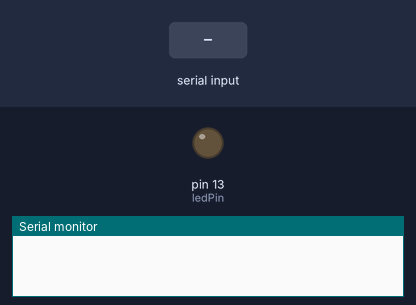
A sketch run on a simulated Arduino Uno, built with avr-gcc and run on an emulated ATmega328P. Parts: output pins drawn as LEDs (lit = HIGH), the last lines printed to the serial monitor. Dashed ring = blinking. The test bench sets the inputs (shaded band).

Above: at 1.2 s.
1.3 s: "TF" received over Serial
At 2.7 s:
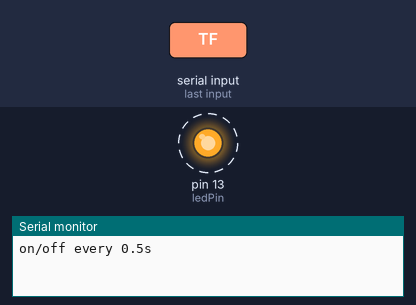
4.3 s: "TO" received over Serial
At 4.8 s:
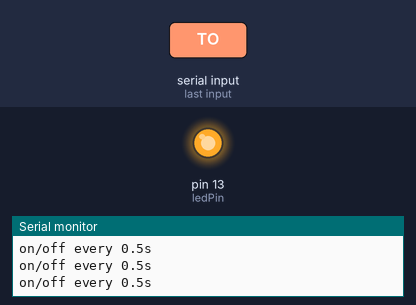
Timing chart, 0 to 10.8 s (numbered marks = the images above; inputs shaded):
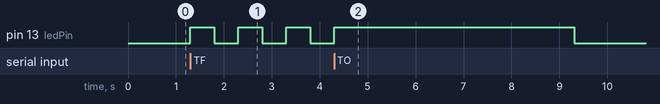

The sketch:

LED_Write_Read2.ino
```cpp
char command;
String string;
boolean ledon = false;
#define ledPin 13

  void setup()
  {
    Serial.begin(9600);
    pinMode(ledPin, OUTPUT);
  }

  void loop()
  {
    if (Serial.available() > 0)
    {string = "";}

    while(Serial.available() > 0)
    {
      command = ((byte)Serial.read());

      if(command == ':')
      {
        break;
      }

      else
      {
        string += command;
      }

      delay(1);
    }

    if(string == "TO")
    {
        digitalWrite(ledPin, HIGH);
        delay(5000);
        digitalWrite(ledPin, LOW);
        delay(5000);
        Serial.println("on/off every 5s");
        //ledon = true;
    }

    if(string =="TF")
    {
        //ledOff();
        //ledon = false;
        //Serial.println(string);
        digitalWrite(ledPin, HIGH);
        delay(500);
        digitalWrite(ledPin, LOW);
        delay(500);
        Serial.println("on/off every 0.5s");
    }

//    if ((string.toInt()>=0)&&(string.toInt()<=255))
//    {
//      if (ledon==true)
//      {
//        analogWrite(led, string.toInt());
//        Serial.println(string);
//        delay(10);
//      }
//    }
 }

//void ledOn()
//   {
//      analogWrite(led, 255);
//      delay(10);
//    }
//
// void ledOff()
// {
//      analogWrite(led, 0);
//      delay(10);
// }
```

Measured:
- after the input at 1.3 s, pin 13 (ledPin): alternates HIGH for 0.50 s and LOW for 0.50 s, starting at once
